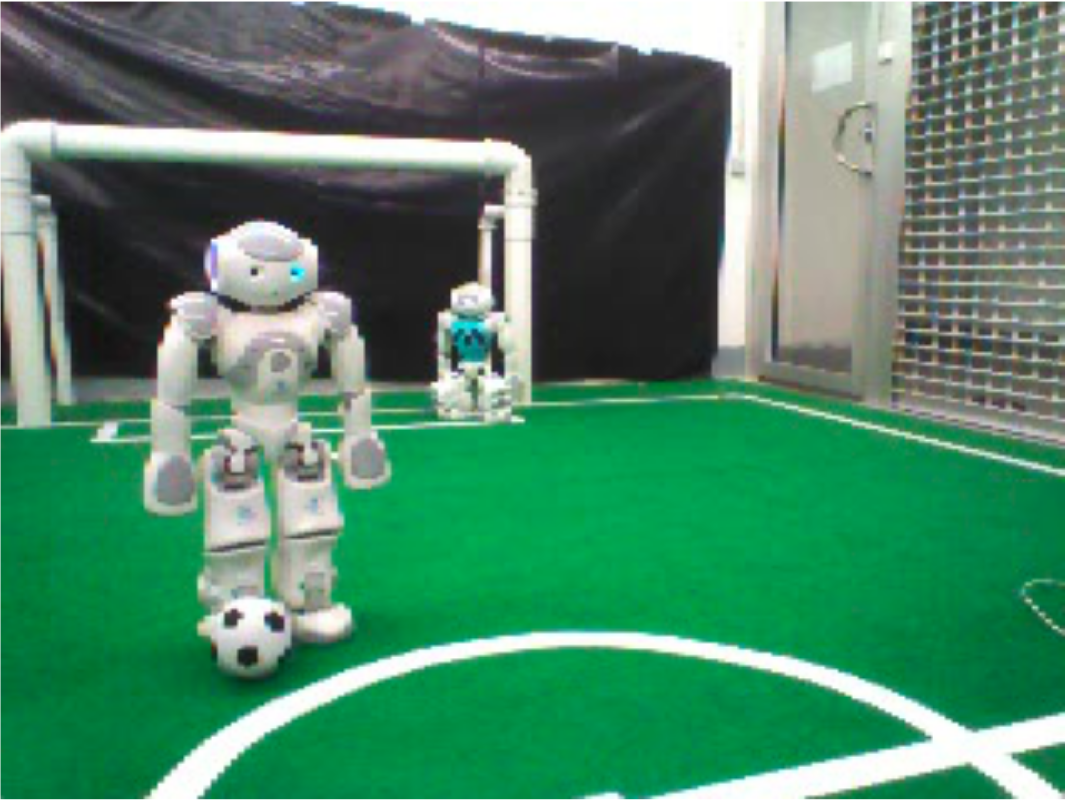
#> input picture images/sample.png, 1065 x 800 px
$ python ground_detection.py
#> lines starting #> are read from the running program, lines starting #| are printed output that depends on the picture; after the words box and inside, x2 and y2 are one past the last pixel; in counts of white or black regions, pixels touching at a corner belong together
#!/usr/bin/env python2.7

# The basic idea is to divide items in two categories 'in the field' and 'not in the field'.
# Techniques used are histogram normalization (SS09) and initial mean values (Bol15)
# To improve bypass the issues introduced by occlusion a geometric approach is described in Tarvas work.
#
#
# SS09 : Mohan Sridharan and Peter Stone:
#  Color learning and illumination invariance on mobile robots: A survey.
# Bol15 : Anastasia Bolotnikova:
#  Melioration of color calibration, goal detection and self-localization systems of nao humanoid robots, 2015
import cv2
import math
import numpy as np

def histogram_normalization():
    print('See research/RAS09-sridharan.pdf')


def initial_mean_values():
    print('See research/bolotnikova_thesis.pdf')


def lower_corner(image):
    height, width, depth = image.shape

    def calc(left):
        for x in range(width-1):
            x = x if left else width - x - 1
            for y in range(height-1):
                y = height - y - 1
                if sum(image[y, x]) != 0:
                    return x, y  # no idea why the swap is needed here. Maybe numpy vs openCV ?
        else:
            raise Exception('Could not find corners. Maybe green detection failed ?')

    return calc(True), calc(False)


def highest_corner(image, ll, lr):
    """This algorithm checks the pixels above the low corner points whether a colored pixel can be found within
    the snap square of 20 pixels. The highest of those pixels are then returned. """
    epsilon_snap = 20  # magic number 20 from paper
    results = []
    for l in (ll, lr):
        x, y = l
        max_y = y
        while y > 0:  #todo: change to snap to points left and right as well
            y -= 1
            if sum(image[y, x]) > 0:
                max_y = y
            elif abs(y-max_y) > epsilon_snap:
                break
        results.append((x, max_y))
    return results


def get_weighted_edges(image, mid):
    height, width, depth = image.shape
    sl, sr = 0, 0
    slc, src = None, None
    for x in range(width):
        for y in range(height):
            if not sum(image[y, x]) > 0:
                continue
            if x < mid:
                d = math.sqrt(x ** 2 + y ** 2)
                w = math.sqrt(y)/d
                if w > sl:
                    sl = w
                    slc = (x, y)
            else:
                d = math.sqrt((width + 1 - x) ** 2 + y ** 2)
                w = math.sqrt(y) / d
                if w > sr:
                    sr = w
                    src = (x, y)
    return slc, src


def get_minima(image, mid):
    height, width, depth = image.shape
    ml, mr = (0, height), (0, height)
    for y in range(height - 1):
        for x in range(width - 1):
            if sum(image[y, x]) != 0:
                if x < mid and y < ml[1]:
                    ml = (x, y)
                elif x >= mid and y < mr[1]:
                    mr = (x, y)
    return ml, mr


def color_treshold(image):
    # color thresholding
    image_hsv = cv2.cvtColor(image, cv2.COLOR_BGR2HSV)
    color = 145 // 2  # green to hue
    dx = 30  # worked good in testing, try 10 for more strict separation
    lower_green = np.array([max(0, color-dx), 100, 100])
    upper_green = np.array([max(0, color+dx), 255, 255])
    mask = cv2.inRange(image_hsv, lower_green, upper_green)
    if mask.max() == 0:
        raise Exception('Could not detect any green')
    return mask


def smooth_image(image):
    kernel = np.ones((10, 10), np.uint8)  # magic number 10 from paper
    image = cv2.erode(image, kernel)
    image = cv2.dilate(image, kernel)
    return image


def tarvas_geometric(raw_image, visualize):
    f = 0.3  # in the paper 1/3 is used
    image = cv2.resize(raw_image, (0, 0), fx=f, fy=f)
    mask = color_treshold(image)
    mask = smooth_image(mask)
    masked = cv2.bitwise_and(image, image, mask=mask)
    ll, lr = lower_corner(masked)
    al, ar = highest_corner(masked, ll, lr)
    mid = (ll[0]+lr[0])/2+5  # Offset of +5 produced slightly better results in some examples
    sl, sr = get_weighted_edges(masked, mid)
    ml, mr = get_minima(masked, mid)
    points = [ll, al, sl, ml, mr, sr, ar, lr]
    np_points = np.array(points)
    overlay = image.copy()
    cv2.fillPoly(overlay, np.int32([np_points]), (255, 255, 255))
    image = cv2.addWeighted(overlay, 0.6, image, 0.4, 0)
    # visualize results
    if visualize:
        for p in points:
            cv2.circle(masked, p, 4, (255, 0, 0), 3)
        cv2.line(masked, (mid, 0), (mid, 10000), (0, 0, 255))
        masked = cv2.addWeighted(overlay, 0.3, masked, 0.7, 0)
        cv2.imshow('original', raw_image)
        cv2.imshow('masked', masked)
        cv2.imshow('result', image)
        cv2.waitKey(0)
        cv2.destroyAllWindows()
    return image, masked


def test_image():
    img = cv2.imread('images/sample.png', cv2.IMREAD_COLOR)  # change image here
#> img is the input picture: shape (800, 1065, 3); mean B, G, R 104.5, 134.5, 77.7
    tarvas_geometric(img, True)
#> in color_treshold, `image_hsv = cv2.cvtColor(image, cv2.COLOR_BGR2HSV)`: image_hsv: shape (240, 320, 3); mean H, S, V 71.9, 115.4, 136.4
#> in color_treshold, `mask = cv2.inRange(image_hsv, lower_green, upper_green)`:
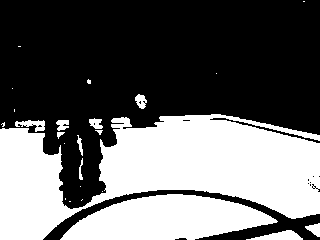
#> mask: shape (240, 320); 40.2% white; 25 white regions (13 under 20 px), largest, box (x1, y1, x2, y2) and area: (0, 114, 320, 240) 22892, (60, 194, 278, 240) 6804, (246, 230, 303, 240) 319
#> in smooth_image, `image = cv2.erode(image, kernel)`: image: shape (240, 320); 29.8% white; 5 white regions (1 under 20 px), largest, box (x1, y1, x2, y2) and area: (106, 120, 320, 214) 12565, (0, 133, 65, 240) 5297, (69, 199, 264, 240) 4960, (274, 236, 294, 240) 47
#> in smooth_image, `image = cv2.dilate(image, kernel)`: image: shape (240, 320); 37.2% white; 5 white regions, box (x1, y1, x2, y2) and area: (102, 116, 320, 219) 15404, (65, 195, 269, 240) 6619, (0, 129, 70, 240) 6273, (270, 232, 299, 240) 199, (315, 225, 320, 236) 55
#> in tarvas_geometric, `masked = cv2.bitwise_and(image, image, mask=mask)`:
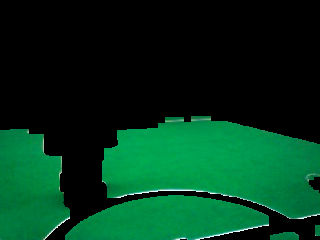
#> masked: shape (240, 320, 3); mean B, G, R 27.4, 52.9, 1.5
#> in tarvas_geometric, `ll, lr = lower_corner(masked)`: ll = (0, 239); lr = (319, 235)
#> the loop in highest_corner, `for l in (ll, lr):` made 2 passes
#> x on passes 1 to 2: 0, 319
#> after the loop in highest_corner, `for l in (ll, lr):`: results = [(0, 130), (319, 144)]
#> in tarvas_geometric, `al, ar = highest_corner(masked, ll, lr)`: al = (0, 130); ar = (319, 144)
#> in tarvas_geometric, `mid = (ll[0]+lr[0])/2+5`: mid = 164.5
#> in tarvas_geometric, `sl, sr = get_weighted_edges(masked, mid)`: sl = (10, 129); sr = (305, 140)
#> in tarvas_geometric, `ml, mr = get_minima(masked, mid)`: ml = (158, 123); mr = (191, 116)
#> in tarvas_geometric, `points = [ll, al, sl, ml, mr, sr, ar, lr]`: points = [(0, 239), (0, 130), (10, 129), (158, 123), (191, 116), (305, 140), (319, 144), (319, 235)]
#> in tarvas_geometric, `np_points = np.array(points)`: np_points = [[0, 239], [0, 130], [10, 129], [158, 123], [191, 116], [305, 140], [319, 144], [319, 235]]
#> in tarvas_geometric, `cv2.fillPoly(overlay, np.int32([np_points]), (255, 255, 255))`:
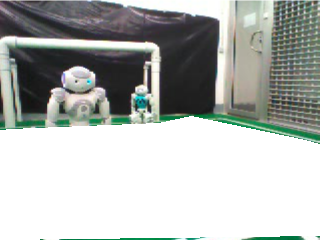
#> overlay: shape (240, 320, 3); mean B, G, R 178.8, 182, 178.5
#> in tarvas_geometric, `image = cv2.addWeighted(overlay, 0.6, image, 0.4, 0)`:
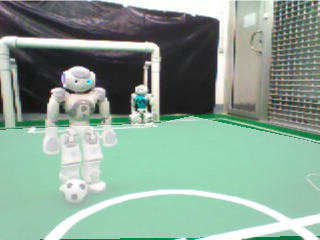
#> image: shape (240, 320, 3); mean B, G, R 149, 162.9, 138
#> the loop in tarvas_geometric, `for p in points:` made 8 passes
#> after the loop in tarvas_geometric, `for p in points:`:
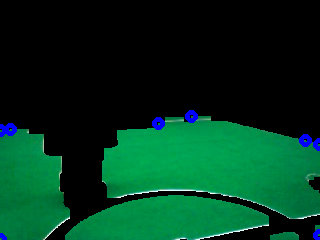
#> masked: shape (240, 320, 3); 0.89% of pixels changed, all inside (x1, y1, x2, y2) = (0, 110, 320, 240)
#> in tarvas_geometric, `cv2.line(masked, (mid, 0), (mid, 10000), (0, 0, 255))`:
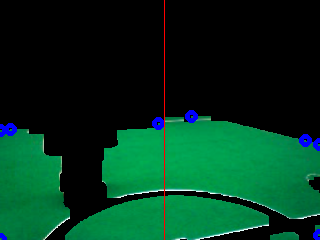
#> masked: shape (240, 320, 3); 0.31% of pixels changed, all inside (x1, y1, x2, y2) = (164, 0, 165, 240)
#> in tarvas_geometric, `masked = cv2.addWeighted(overlay, 0.3, masked, 0.7, 0)`:
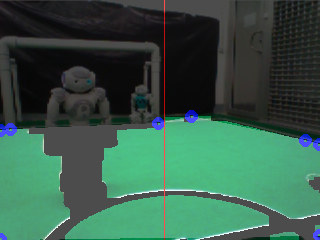
#> masked: shape (240, 320, 3); mean B, G, R 74.1, 91, 54.9


def test_video():
    cap = cv2.VideoCapture('video/vid2.mp4')  #  change video here
    factor = 1
    while cap.isOpened():
        ret, frame = cap.read()
        if ret is None or frame is None:
            break
        try:
            tarvas = frame
            tarvas, _ = tarvas_geometric(frame, False)
            tarvas = cv2.resize(tarvas, (0, 0), fx=factor, fy=factor)
        except:
            print('error')
        cv2.imshow('frame', tarvas)
        if cv2.waitKey(1) & 0xFF == ord('q'):
            break
    cap.release()
    cv2.destroyAllWindows()

stored_masked = None


def get_mask(image):
    return tarvas_geometric(image, False)[1]


def analyse_image(image):
    global stored_masked
    _, stored_masked = tarvas_geometric(image, False)


def check_point(x, y):
    global stored_masked
    if sum(stored_masked[y, x]) != 0:
        return True
    else:
        return False


if __name__ == '__main__':
    test_image()
    #test_video()
    #analyse_image(cv2.imread('images/sample.png', cv2.IMREAD_COLOR))
    #print(check_point(0, 0))
